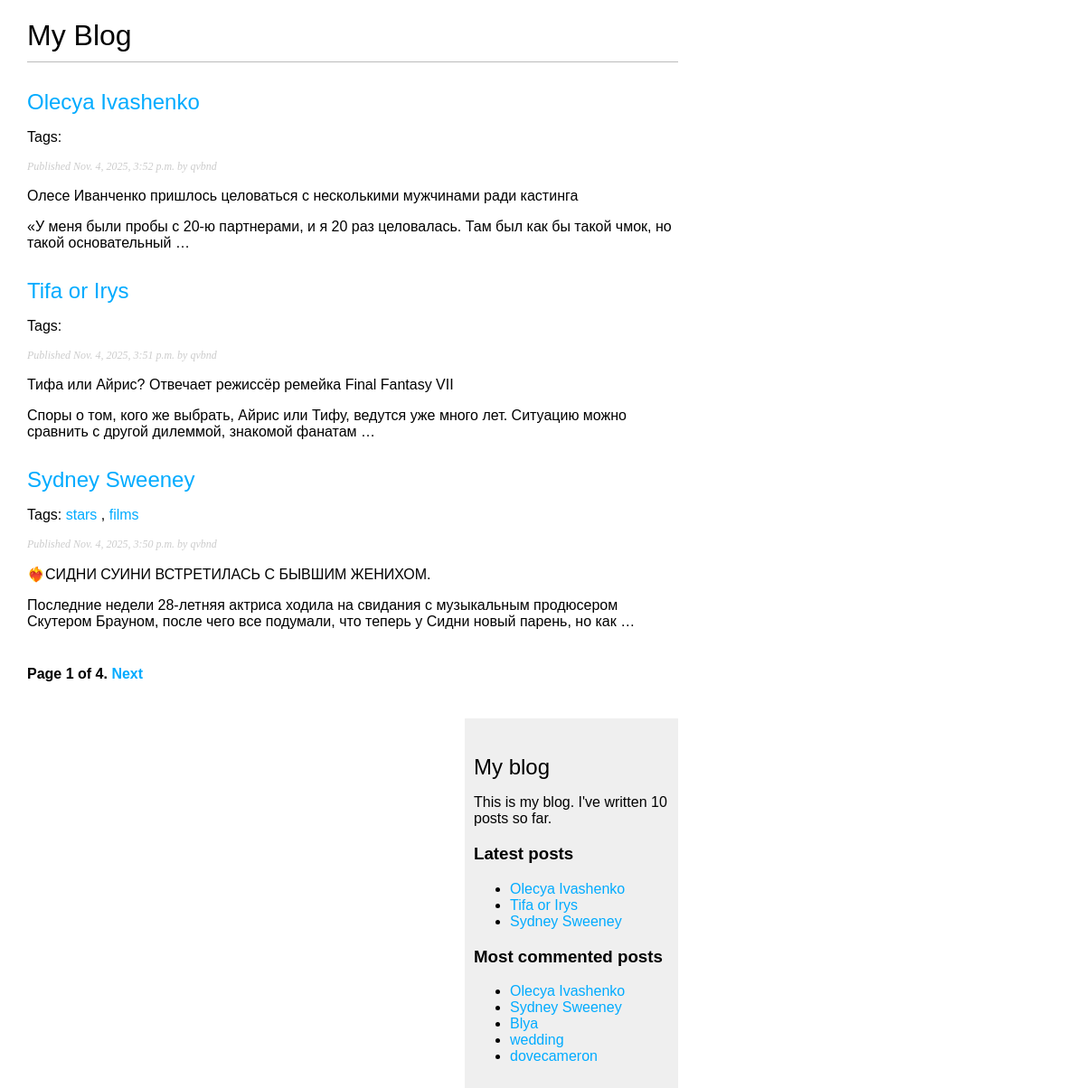
/blog/, run on an earlier commit of the app's database.
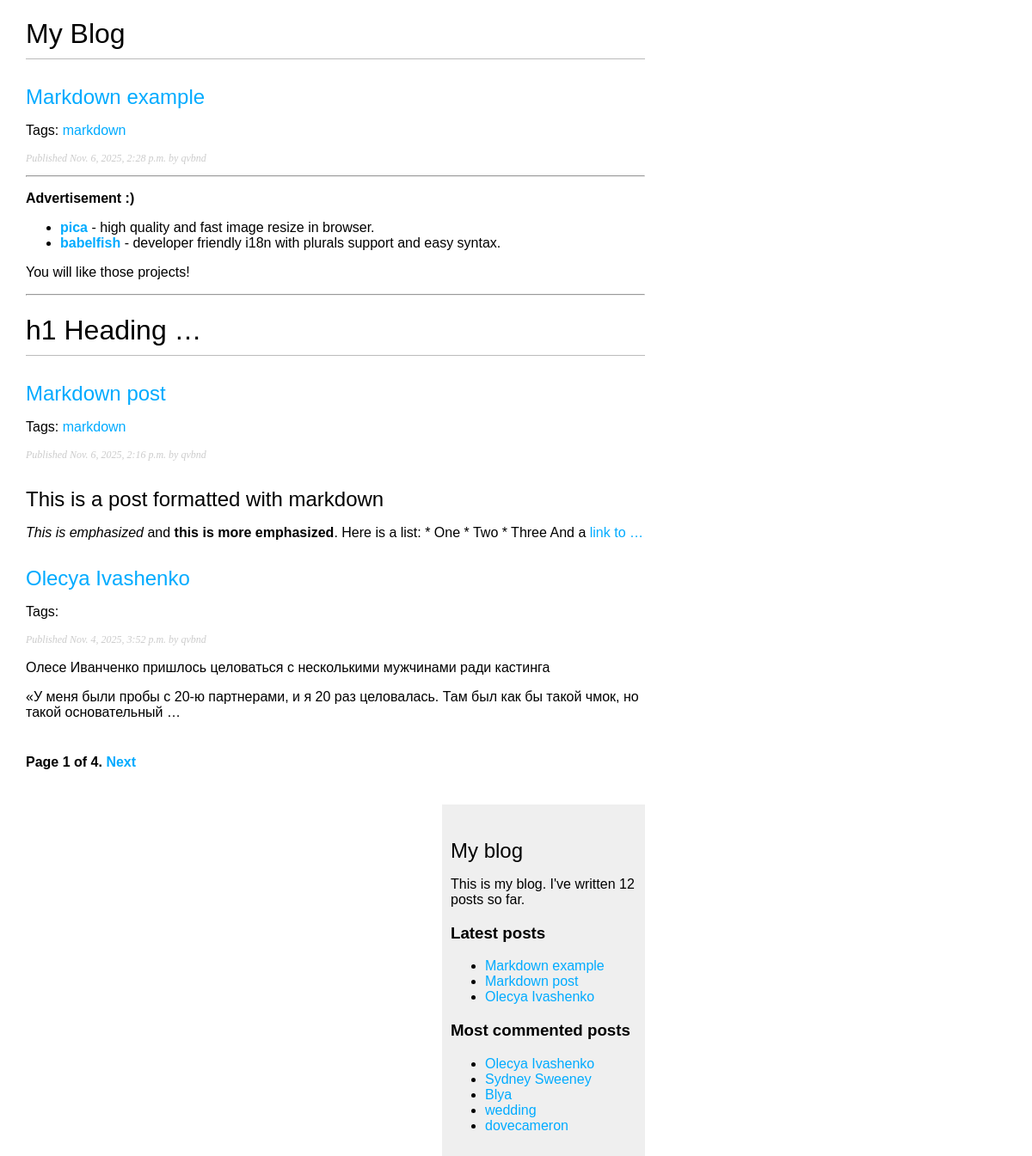
And on a later commit of the database.
### blog/models.py (models this page shows, shortened)
class Post(models.Model):
    class Status(models.TextChoices):
        DRAFT = 'DF', 'Draft'
        PUBLISHED = 'PB', 'Published'
    title = models.CharField(max_length=250)
    slug = models.SlugField(max_length=250,
                                            unique_for_date='publish')
    author = models.ForeignKey(User,
                                            on_delete=models.CASCADE,
                                            related_name='blog_posts')
    body = models.TextField()
    publish = models.DateTimeField(default=timezone.now)
    created = models.DateTimeField(auto_now_add=True)
    updated = models.DateTimeField(auto_now=True)
    status = models.CharField(max_length=2,
                                                choices=Status.choices,
                                                default=Status.DRAFT)
    tags = TaggableManager()
    objects = models.Manager()
    published = PublishedManager()
    class Meta:
        ordering = ['-publish']
        indexes = [
            models.Index(fields=['-publish']),
        ]
    def get_absolute_url(self):
        return reverse('blog:post_detail',
                       args=[self.publish.year,
                             self.publish.month,
                             self.publish.day,
                             self.slug])

### blog/views.py (the view)
# urls.py: path('', views.post_list, name='post_list'),
def post_list(request, tag_slug=None):
    posts_list = Post.published.all()
    tag = None
    if tag_slug:
        tag = get_object_or_404(Tag, slug=tag_slug)
        posts_list = posts_list.filter(tags__in=[tag])
    paginator = Paginator(posts_list, 3)
    page_number = request.GET.get('page')
    try:
        posts = paginator.page(page_number)
    except PageNotAnInteger:
        posts = paginator.page(1)
    except EmptyPage:
        posts = paginator.page(paginator.num_pages)
    return render(request,
                  'blog/post/list.html',
                  {'posts': posts,
                   'tag': tag})

### blog/models.py (called while the page is built)
    def get_queryset(self):
        return super().get_queryset()\
                        .filter(status=Post.Status.PUBLISHED)

### blog/templatetags/blog_tags.py (called while the page is built)
@register.simple_tag
def total_posts():
    return Post.published.count()

@register.inclusion_tag('blog/post/latest_posts.html')
def show_latest_posts(count=5):
    latest_posts = Post.published.order_by('-publish')[:count]
    return {'latest_posts': latest_posts}

@register.simple_tag
def get_most_commented_posts(count=5) -> PublishedManager:
    return Post.published.annotate(
        total_comments=Count('comments')
    ).order_by('-total_comments')[:count]

@register.filter(name='markdown')
def markdown_format(text):
    return mark_safe(markdown.markdown(text))

### blog/templates/blog/post/list.html (shortened to what this page needs)
{% extends "blog/base.html" %}
{% load blog_tags %}
{% block content %}
    <h1>My Blog</h1>
    {% for post in posts%}
        <h2>
            <a href="{{ post.get_absolute_url }}">
                {{ post.title}}
            </a>
        </h2>
        <p class="tags">
            Tags:
            {% for tag in post.tags.all %}
                <a href="{% url "blog:post_list_by_tag" tag.slug %}">
                    {{ tag.name }}
                </a>
                {% if not forloop.last %}, {% endif %}
            {% endfor %}
        </p>
        <p class="date">
            Published {{ post.publish }} by {{ post.author }}
        </p>
        {{ post.body|markdown|truncatewords_html:30 }}
    {% endfor %}
    {% include "pagination.html" with page=posts %}
{% endblock %}

### blog/templates/blog/base.html (shortened to what this page needs)
{% load blog_tags %}
{% load static %}
<!DOCTYPE html>
<html>
<head>
    <link href="{% static "css/blog.css" %}" rel="stylesheet">
</head>
<body>
    <div id="content">
        {% block content %}
        {% endblock %}
    </div>
    <div id="sidebar">
        <h2>My blog</h2>
        <p>
            This is my blog.
            I've written {% total_posts %} posts so far.
        </p>
        <h3>Latest posts</h3>
        {% show_latest_posts 3 %}
        <h3>Most commented posts</h3>
        {% get_most_commented_posts as most_commented_posts %}
        <ul>
            {% for post in most_commented_posts %}
            <li>
                <a href="{{ post.get_absolute_url }}">{{ post.title }}</a>
            </li>
            {% endfor %}
        </ul>
    </div>
</body>
</html>

### blog/templates/pagination.html (shortened to what this page needs)
<div class="pagination">
    <span class="step-links">
        <span class="current">
            Page {{ page.number }} of {{ page.paginator.num_pages }}.
        </span>
        {% if page.has_next %}
            <a href="?page={{ page.next_page_number }}">Next</a>
        {% endif %}
    </span>

### blog/templates/blog/post/latest_posts.html
<ul>
    {% for post in latest_posts %}
        <li>
            <a href="{{ post.get_absolute_url }}">{{ post.title }}</a>
        </li>
    {% endfor %}
</ul>

### blog/static/css/blog.css (style rules this page uses)
body { margin:0; padding:0; font-family:helvetica, sans-serif; }
a { color:#00abff; text-decoration:none; }
h1 { font-weight:normal; border-bottom:1px solid #bbb; padding:0 0 10px 0; }
h2 { font-weight:normal; margin:30px 0 0; }
#content { float:left; width:60%; padding:0 0 0 30px; }
#sidebar { float:right; width:30%; padding:10px; background:#efefef; height:100%; }
p.date { color:#ccc; font-family: georgia, serif; font-size: 12px; font-style: italic; }
.pagination { margin:40px 0; font-weight:bold; }

What changed in the data, as far as the page shows it:
no longer on this page (row unchanged): Post: title "Tifa or Irys", publish "Nov. 4, 2025, 3:51 p.m.", author "qvbnd", body "Тифа или Айрис? Отвечает режиссёр ремейка Final Fantasy VII Споры о том, кого же выбрать, Айрис или Тифу, ведутся уже много лет. Ситуацию можно сравнить с другой дилеммой, знакомой фанатам …"
no longer on one of the page's lists (row unchanged): Post: title "Sydney Sweeney", publish "Nov. 4, 2025, 3:50 p.m.", author "qvbnd", body "❤️‍🔥СИДНИ СУИНИ ВСТРЕТИЛАСЬ С БЫВШИМ ЖЕНИХОМ. Последние недели 28-летняя актриса ходила на свидания с музыкальным продюсером Скутером Брауном, после чего все подумали, что теперь у Сидни новый парень, но как …"
added Post: title "Markdown example", publish "Nov. 6, 2025, 2:28 p.m.", author "qvbnd", body "Advertisement :) pica - high quality and fast image resize in browser. babelfish - developer friendly i18n with plurals support and easy syntax. You will like those projects! h1 Heading …"
added Tag: name "markdown"
added Post: title "Markdown post", publish "Nov. 6, 2025, 2:16 p.m.", author "qvbnd", body "This is a post formatted with markdown This is emphasized and this is more emphasized . Here is a list: * One * Two * Three And a link to …"
computed for Post "Sydney Sweeney": loses Tag (name "stars"); loses Tag (name "films")
Also different on the page:
text no longer shown: "10"
text now shown: "12"
